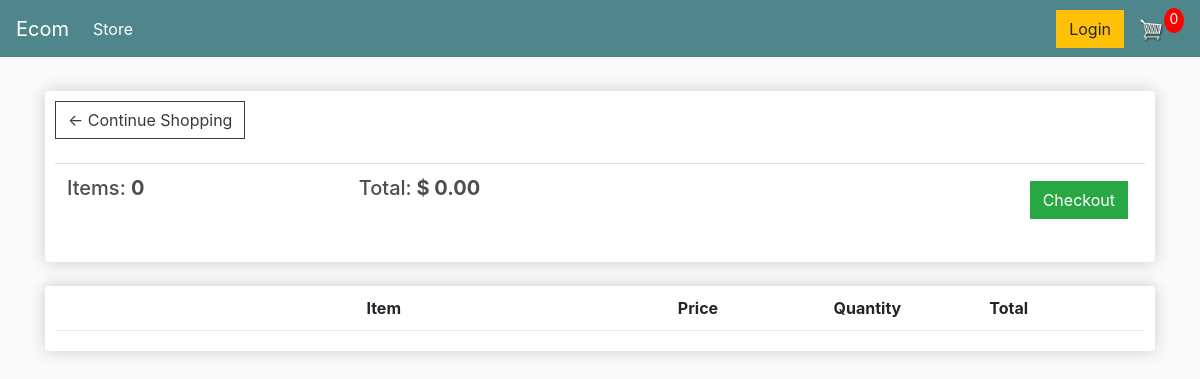
The page /cart/ (signed in) on the database as committed earlier.
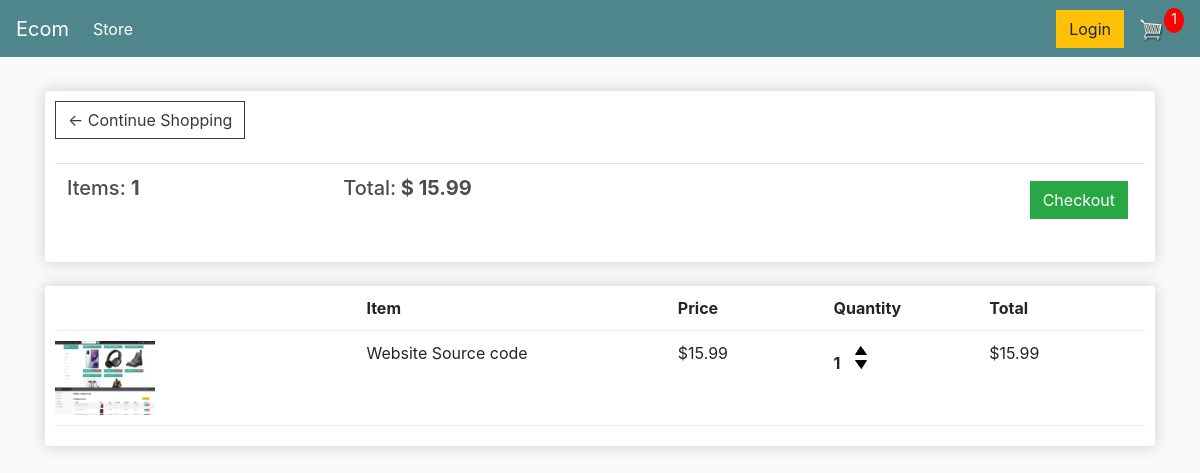
The same page on the database as committed later.
### Ecommerce/models.py (models this page shows, shortened)
class Order(models.Model):
    customer = models.ForeignKey(Customer , on_delete=models.SET_NULL , null=True , blank=True)
    date_ordered = models.DateTimeField(auto_now_add=True)
    complete = models.BooleanField(default=False , null = True , blank=True)
    transaction_id = models.CharField(max_length=100 , null=True)
    @property
    def get_cart_total(self):
        orderitems = self.orderitem_set.all()
        total = sum([item.get_total for item in orderitems])
        return total
    @property
    def get_cart_items(self):
        orderitems = self.orderitem_set.all()
        total = sum([item.quantity for item in orderitems])
        return total

class OrderItem(models.Model):
    product = models.ForeignKey(Product , on_delete=models.SET_NULL , null= True)
    order = models.ForeignKey(Order , on_delete=models.SET_NULL , null=True)
    quantity = models.IntegerField(default=0 , null = True , blank=True)
    date_added = models.DateTimeField(auto_now_add=True)
    @property
    def get_total(self):
        total = self.product.price * self.quantity
        return total

class Product(models.Model):
    name = models.CharField(max_length=200 , null=True)
    price = models.DecimalField(max_digits = 7, decimal_places = 2)
    digital = models.BooleanField(default=False , null=True , blank=False)
    image =  models.ImageField(null=True , blank=True)
    @property
    def imageURL(self):
        try:
            url = self.image.url
        except :
            url = ''
        return url

### Ecommerce/views.py (the view)
# urls.py: path('cart/' , views.cart , name='cart'),
def cart(request):
    data = cartData(request)
    cartItems = data['cartItems']
    order = data['order']
    items = data['items']
    context = {
        'items' : items,
        'order' : order,
        'cartItems' : cartItems
    }
    return render(request , 'Ecommerce/Cart.html',context)

### Ecommerce/utils.py (called while the page is built)
def cartData(request):
    if request.user.is_authenticated:
        customer = request.user.customer
        order , created = Order.objects.get_or_create(customer = customer , complete = False)
        items = order.orderitem_set.all()
        cartItems = order.get_cart_items
    else:
        cookieData = cookieCart(request)
        cartItems = cookieData['cartItems']
        order = cookieData['order']
        items = cookieData['items']
    return{'items' : items,'order' : order,'cartItems' : cartItems}

### Ecommerce/templates/Ecommerce/Cart.html (shortened to what this page needs)
{% extends 'Ecommerce/main.html' %}
{% load static%}
{% block content %}
<!DOCTYPE html>
<html lang="en">
<head>
    <link rel="stylesheet" type="text/css" href="{% static 'css/main.css' %}">
</head>
<body>
    <div class="row">
		<div class="col-lg-12">
			<div class="box-element">
				<a  class="btn btn-outline-dark" href="{% url 'store' %}">&#x2190; Continue Shopping</a>
				<br>
				<br>
				<table class="table">
					<tr>
						<th><h5>Items: <strong>{{ order.get_cart_items }} </strong></h5></th>
						<th><h5>Total:<strong> $ {{ order.get_cart_total |floatformat:2 }} </strong></h5></th>
						<th>
							<a  style="float:right; margin:5px;" class="btn btn-success" href="{% url 'checkout' %}">Checkout</a>
						</th>
					</tr>
				</table>
			</div>
			<br>
			<div class="box-element">
				<div class="cart-row">
					<div style="flex:2"></div>
					<div style="flex:2"><strong>Item</strong></div>
					<div style="flex:1"><strong>Price</strong></div>
					<div style="flex:1"><strong>Quantity</strong></div>
					<div style="flex:1"><strong>Total</strong></div>
				</div>
				{% for item in items %}
				<div class="cart-row">
					<div style="flex:2"><img class="row-image" src="{{item.product.imageURL }}"></div>
					<div style="flex:2"><p>{{ item.product.name }}</p></div>
					<div style="flex:1"><p>${{ item.product.price |floatformat:2 }}</p></div>
					<div style="flex:1">
						<p class="quantity">{{ item.quantity }}</p>
						<div class="quantity">
							<img data-product={{item.product.id}} data-action="add" class="chg-quantity update-cart" src="{% static  'images/arrow-up.png' %}">
							<img data-product={{item.product.id}} data-action="remove" class="chg-quantity update-cart" src="{% static  'images/arrow-down.png' %}">
						</div>
					</div>
					<div style="flex:1"><p>${{ item.get_total }}</p></div>
				</div>
				{% endfor %}
			</div>
		</div>
	</div>
</body>
</html>
{% endblock content %}

Rows that differ between the two databases and show on the page:
changed through a linked row, Order: get_cart_items "0" → "1"; get_cart_total "0.00" → "15.99"
added OrderItem: product.imageURL (picture), product.name "Website Source code", product.price "15.99", quantity "1", get_total "15.99"
Other text that changed with them:
{{ cartItems }}: "0" → "1"
